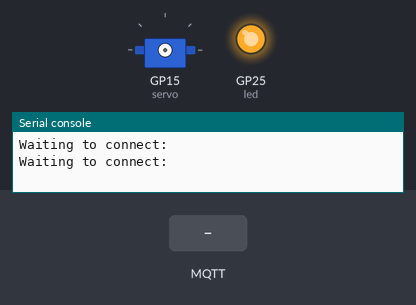
Recording of a program running on a simulated Raspberry Pi Pico running MicroPython. On the bench: servo, output pins drawn as LEDs (lit = HIGH), the last lines printed to the serial console. The test bench sets the inputs (shaded band). WiFi joins after 1.5 s; no MQTT or app messages arrive unless stated; servo angles are drawn from the pulse width (0.5 ms = 0°, 2.5 ms = 180°); the clock reads 2024-03-15 10:24:30 at power-on unless the program sets it; library files of the repository ran but are not shown: secrets.py.

Above: at 8.2 s.
8.3 s: MQTT message "1" arrives on the first subscribed topic
25.1 s: MQTT message "PINGRESP" arrives on the first subscribed topic
At 32.6 s:
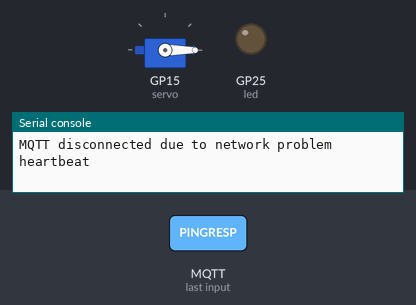
Timing chart, 0 to 39.1 s (numbered marks = the images above; inputs shaded):
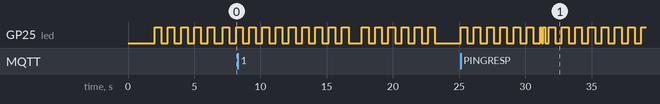

Measured:
- after the input at 25.1 s, GP25 (led): goes 6 × (HIGH 0.50 s, LOW 0.50 s), HIGH 0.13 s, LOW 0.13 s, HIGH 0.13 s, LOW 0.28 s, 7 × (HIGH 0.50 s, LOW 0.50 s), then HIGH, starting at once

The program:

main_servo.py
```python
# Move a servo motor on a PICO w based on a value received via a subscription of an MQTT Topic
# the Topic is DUMSHOME/SERVOTEST/MOTOR
# the value contains an integer from 0 to 180. This value represents the angle of the servo to move to
#
# tested with MQTT explorer by sending a raw value between 0 and 180 to topic DUMSHOME/SERVOTEST/MOTOR
#
# Dem Jevy seng Bastelbuud 08/2022

import network
import time
from umqtt.simple import MQTTClient
from machine import Pin, PWM
import secrets


# the led is used to flash when certain events occur (as we use a PICO W, the LED is not on pin 25, but on "LED")
# the servo is connected to GPIO15

LEDGPIO = "LED"
MOTORGPIO = 15
prefix = "DUMSHOME/SERVOTEST/"

led = Pin(LEDGPIO,Pin.OUT)
servo = PWM(Pin(MOTORGPIO))

servo.freq(50)

# the servo used is a TS90A, the following DATA are found by trial and Error


DEG0 = 1600
DEG180 = 7200
DEG90 = 4400

# function to flash LED a certain amount of times

def flashLed(times,duration=0.5):
    for i in range(0,times,1):
        led.value(1)            #Set led turn on
        time.sleep(duration)
        led.value(0)            #Set led turn off
        time.sleep(duration)
    led.value(0)

# the following functions are only to ensure the mqtt connection is still alice

mqtt_con_flag = False #mqtt connection flag
pingresp_rcv_flag = True #indicator that we received PINGRESP
lock = True #to lock callback function from recursion when many commands are received look mqqt.py line 138
PING_INTERVAL = 60
next_ping_time = 0

def ping_reset():
 global next_ping_time
 next_ping_time = time.time() + PING_INTERVAL #we use time.time() for interval measuring interval
 print("Next MQTT ping at", next_ping_time)

def ping():
 client.ping()
 ping_reset()


def check():
 global next_ping_time
 global mqtt_con_flag
 global pingresp_rcv_flag
 if (time.time() >= next_ping_time): #we use time.time() for interval measuring interval
   if not pingresp_rcv_flag :
    mqtt_con_flag = False #we have not received an PINGRESP so we are disconnected
    print("We have not received PINGRESP so broker disconnected")
   else :
    print("MQTT ping at", time.time())
    ping()
    pingresp_rcv_flag = False
 res = client.check_msg()
 if(res == b"PINGRESP") :
  pingresp_rcv_flag = True
  print("PINGRESP")

def mqtt_connect():
 global next_ping_time
 global pingresp_rcv_flag
 global mqtt_con_flag
 global lock
 while not mqtt_con_flag:

  try:
   client.connect()
   client.subscribe(prefix+"MOTOR")
   # when subsribed flah led 10 times
   flashLed(10)
   client.publish(prefix+'mesg', "subscribed")
   mqtt_con_flag=True
   pingresp_rcv_flag = True
   next_ping_time = time.time() + PING_INTERVAL
   lock = False # we allow callbacks only after everything is set
  except Exception as e:
   print("Error in mqtt connect: [Exception] %s: %s" % (type(e).__name__, e))
  time.sleep(0.5) # to brake the loop

# mqtt subscribe callback function

def callback(topic, msg):
    t = topic.decode("utf-8")
    # certain functions are not available in micropython, se we split the topic into an array and check if the last element is MOTOR
    array = t.split("/")
    flashLed(2)
    if array[len(array)-1] == 'MOTOR':
        flashLed(4)
        data = int(msg.decode("utf-8"))

        #housekeeping to force the value between 0 and 180
        if data < 0:
            date = 0
        if data > 180:
            data = 180

        # we transform the value from 0 to 180 degrees into a suitable duty value for the PWM
        data = int(data*(5600/180)+1600)
        servo.duty_u16(data)

# the heartbeat is used to keep the connection establishe

def heartbeat(first):
    global lastping
    if first:
        client.ping()
        lastping = time.ticks_ms()
    if time.ticks_diff(time.ticks_ms(), lastping) >= 300000:
        client.ping()
        lastping = time.ticks_ms()
    return

# we initiate the netowrk with the credentials from the secrets.py file

wlan = network.WLAN(network.STA_IF)
wlan.active(True)
wlan.connect(secrets.SSID, secrets.PASSWORD)
while not wlan.isconnected() and wlan.status() >= 0:
	print("Waiting to connect:")
	time.sleep(1)
# when connected flah led 5 times
flashLed(5)

client = MQTTClient(prefix+"picow-read", secrets.MQTTSERVER,secrets.MQTTUSER, secrets.MQTTPWD, keepalive=300, ssl=False, ssl_params={})
client.set_callback(callback)

startC = time.ticks_ms()
while True:
    mqtt_connect()#ensure connection to broker
    try:
     check()
    except Exception as e:
     print("Error in Mqtt check message: [Exception] %s: %s" % (type(e).__name__, e))
     print("MQTT disconnected due to network problem")
     lock = True # reset the flags for restart of connection
     mqtt_con_flag = False
    #client.check_msg()
     if time.ticks_diff(time.ticks_ms(),startC) > 10000:
        flashLed(2,0.125)
        print("heartbeat")
        startC = time.ticks_ms()
```
